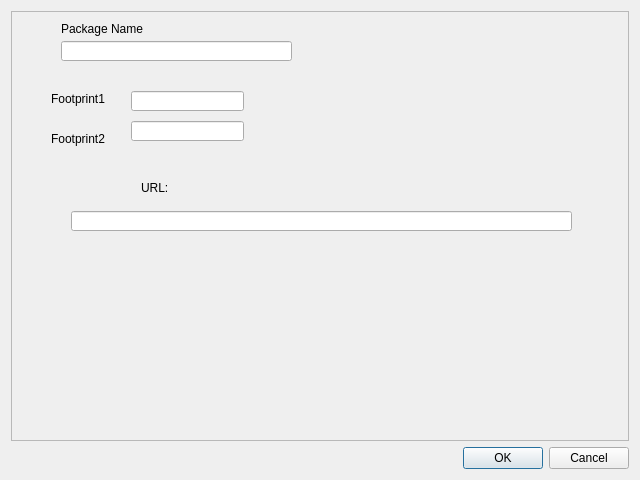
<?xml version="1.0" encoding="UTF-8"?>
<ui version="4.0">
 <class>Dialog</class>
 <widget class="QDialog" name="Dialog">
  <property name="geometry">
   <rect>
    <x>0</x>
    <y>0</y>
    <width>640</width>
    <height>480</height>
   </rect>
  </property>
  <property name="windowTitle">
   <string>Dialog</string>
  </property>
  <layout class="QVBoxLayout" name="verticalLayout">
   <item>
    <widget class="QFrame" name="mainframe">
     <property name="frameShape">
      <enum>QFrame::StyledPanel</enum>
     </property>
     <property name="frameShadow">
      <enum>QFrame::Raised</enum>
     </property>
     <widget class="QLineEdit" name="name">
      <property name="geometry">
       <rect>
        <x>50</x>
        <y>30</y>
        <width>231</width>
        <height>20</height>
       </rect>
      </property>
     </widget>
     <widget class="QLineEdit" name="foot1">
      <property name="geometry">
       <rect>
        <x>120</x>
        <y>80</y>
        <width>113</width>
        <height>20</height>
       </rect>
      </property>
     </widget>
     <widget class="QLineEdit" name="foot2">
      <property name="geometry">
       <rect>
        <x>120</x>
        <y>110</y>
        <width>113</width>
        <height>20</height>
       </rect>
      </property>
     </widget>
     <widget class="QLabel" name="label_name">
      <property name="geometry">
       <rect>
        <x>50</x>
        <y>10</y>
        <width>91</width>
        <height>16</height>
       </rect>
      </property>
      <property name="text">
       <string>Package Name</string>
      </property>
     </widget>
     <widget class="QLabel" name="label_foot1">
      <property name="geometry">
       <rect>
        <x>40</x>
        <y>80</y>
        <width>61</width>
        <height>16</height>
       </rect>
      </property>
      <property name="text">
       <string>Footprint1</string>
      </property>
     </widget>
     <widget class="QLabel" name="label_foot2">
      <property name="geometry">
       <rect>
        <x>40</x>
        <y>120</y>
        <width>71</width>
        <height>16</height>
       </rect>
      </property>
      <property name="text">
       <string>Footprint2</string>
      </property>
     </widget>
     <widget class="QLabel" name="label_url">
      <property name="geometry">
       <rect>
        <x>130</x>
        <y>170</y>
        <width>46</width>
        <height>13</height>
       </rect>
      </property>
      <property name="text">
       <string>URL:</string>
      </property>
     </widget>
     <widget class="QLineEdit" name="url">
      <property name="geometry">
       <rect>
        <x>60</x>
        <y>200</y>
        <width>501</width>
        <height>20</height>
       </rect>
      </property>
     </widget>
    </widget>
   </item>
   <item>
    <widget class="QDialogButtonBox" name="buttonBox">
     <property name="orientation">
      <enum>Qt::Horizontal</enum>
     </property>
     <property name="standardButtons">
      <set>QDialogButtonBox::Cancel|QDialogButtonBox::Ok</set>
     </property>
    </widget>
   </item>
  </layout>
 </widget>
 <resources/>
 <connections>
  <connection>
   <sender>buttonBox</sender>
   <signal>accepted()</signal>
   <receiver>Dialog</receiver>
   <slot>accept()</slot>
   <hints>
    <hint type="sourcelabel">
     <x>248</x>
     <y>254</y>
    </hint>
    <hint type="destinationlabel">
     <x>157</x>
     <y>274</y>
    </hint>
   </hints>
  </connection>
  <connection>
   <sender>buttonBox</sender>
   <signal>rejected()</signal>
   <receiver>Dialog</receiver>
   <slot>reject()</slot>
   <hints>
    <hint type="sourcelabel">
     <x>316</x>
     <y>260</y>
    </hint>
    <hint type="destinationlabel">
     <x>286</x>
     <y>274</y>
    </hint>
   </hints>
  </connection>
 </connections>
</ui>
